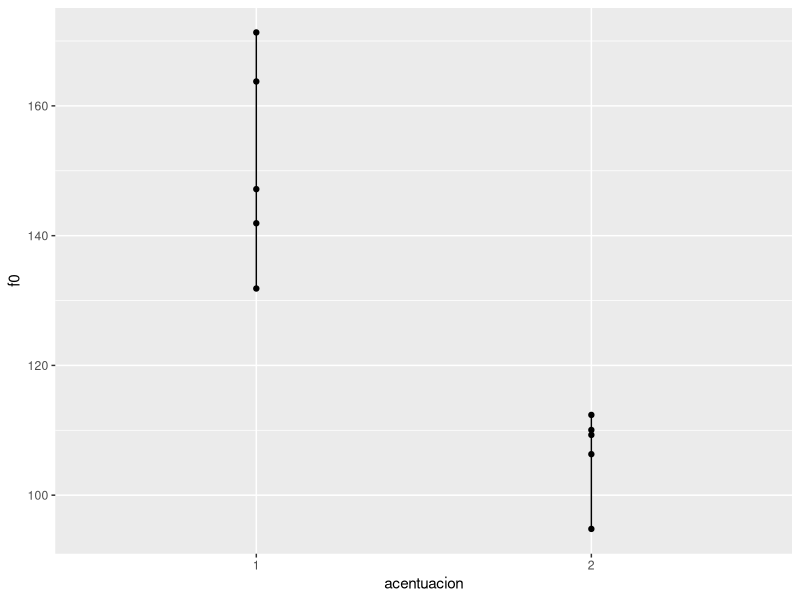
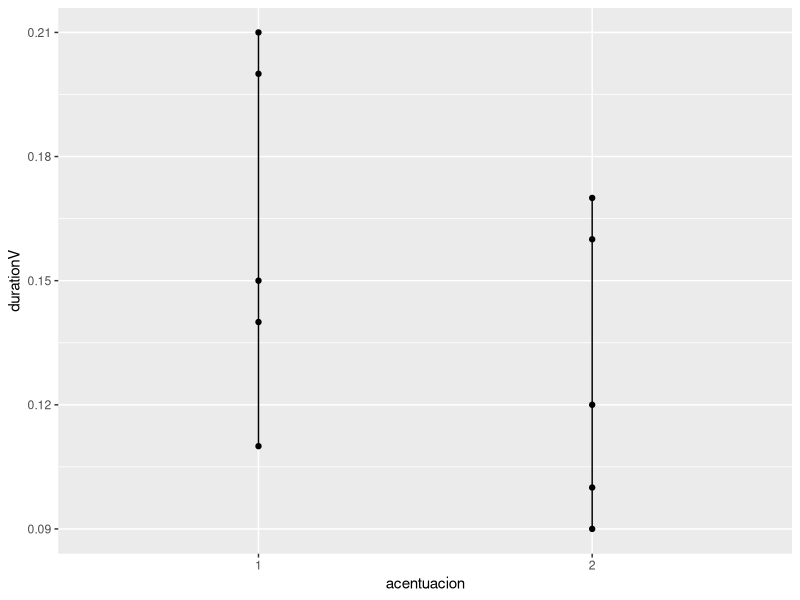
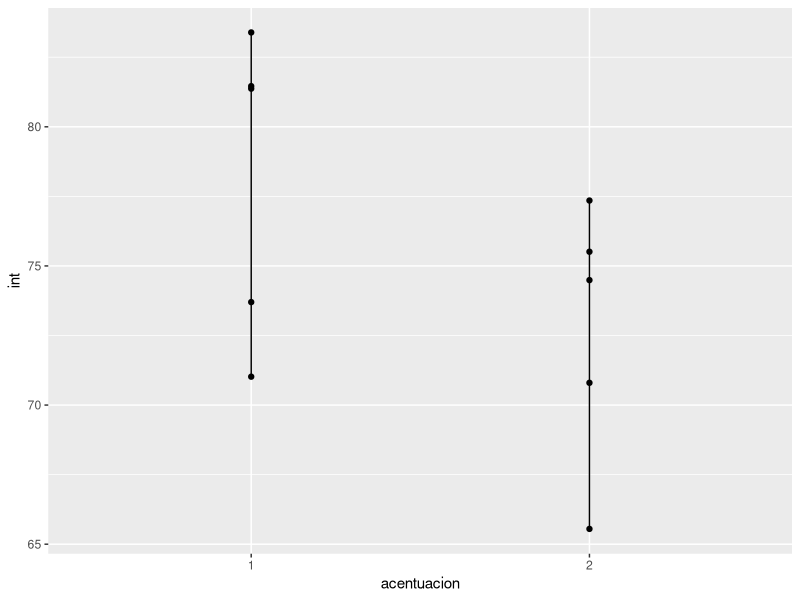

The R source for these figures, in order:
## ---- chunk 1
library(tidyverse)
Dataframe_1 = read_csv("data/data.csv")
## ---- chunk 2
Dataframe_2 = separate(data = Dataframe_1, col = info, into = c("verbo", "acentuacion"), sep = "_") 
Dataframe_2
## ---- chunk 3
Dataframe_2 %>%
group_by(acentuacion) %>%
summarise(promedio_duracion = mean(durationV), promedio_f0 = mean(f0), promedio_intensidad = mean(int)) 
## ---- chunk 4
id1 = 1:nrow(Dataframe_2)
ggplot(data = Dataframe_2, aes(x = acentuacion ,y=f0)) + # data, variables, tipo de grafico 
  geom_line() +
  geom_point()
## ---- chunk 5
id1 = 1:nrow(Dataframe_2)
ggplot(data = Dataframe_2, aes(x = acentuacion ,y=durationV)) + # data, variables, tipo de grafico
  geom_line() +
  geom_point()  
## ---- chunk 6
id1 = 1:nrow(Dataframe_2)
ggplot(data = Dataframe_2, aes(x = acentuacion ,y=int)) + # data, variables, tipo de grafico
  geom_line() +
  geom_point() 
